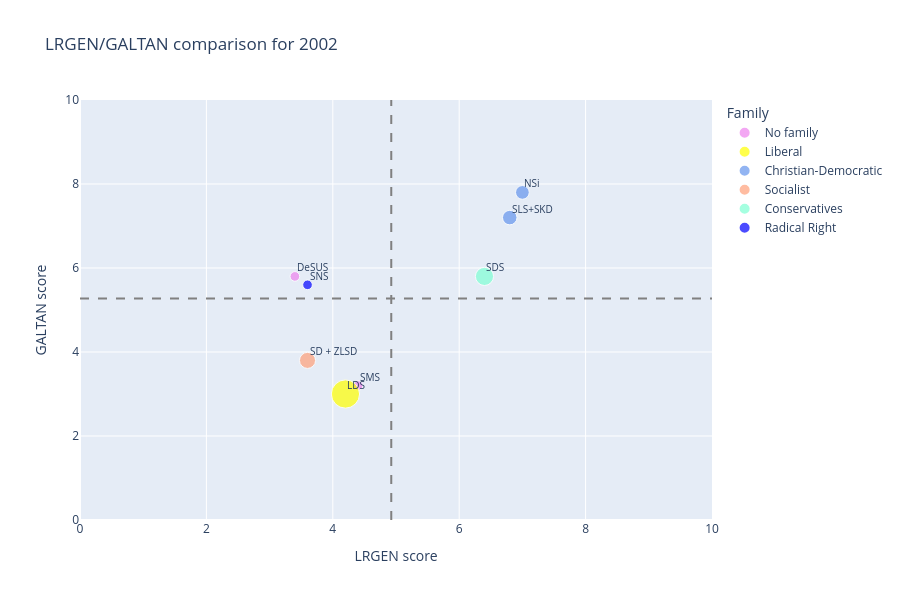
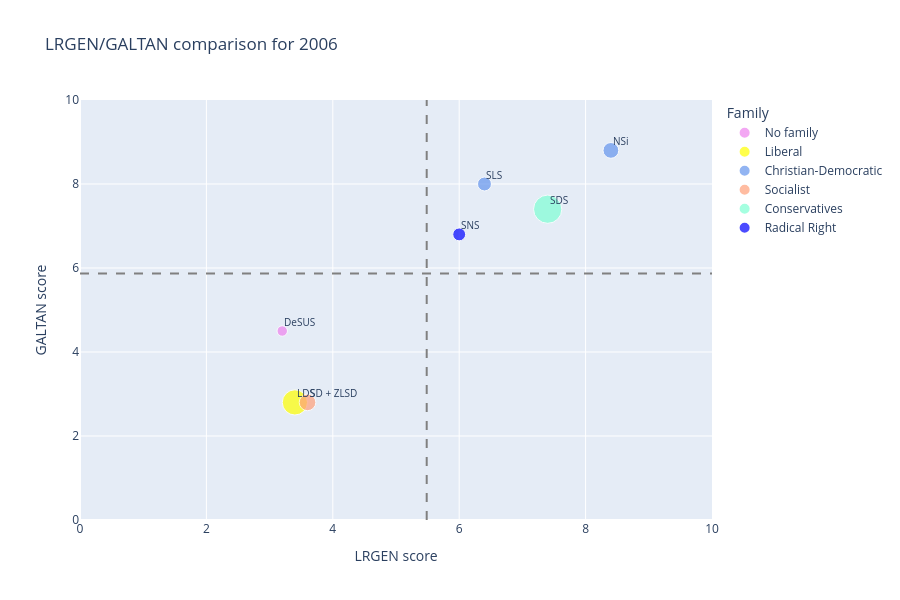
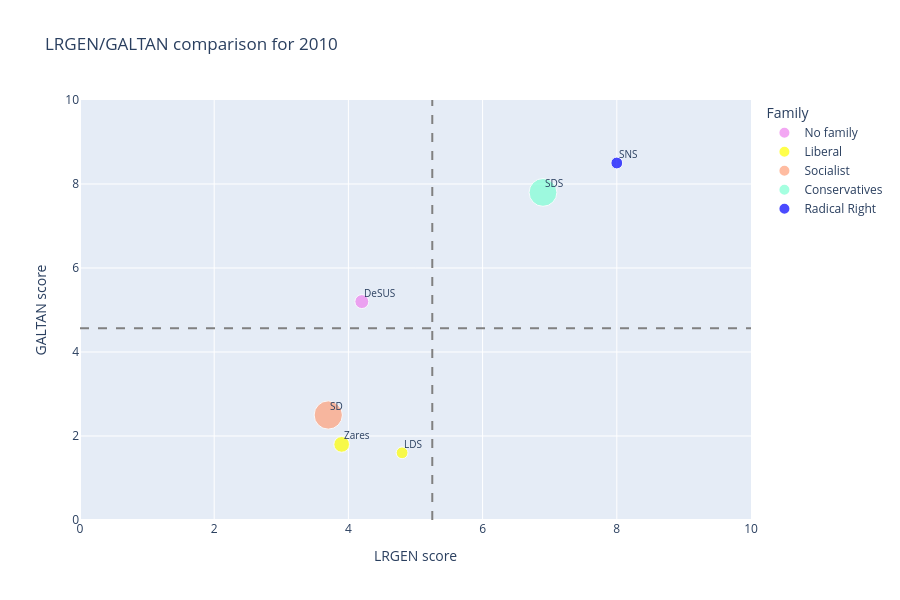
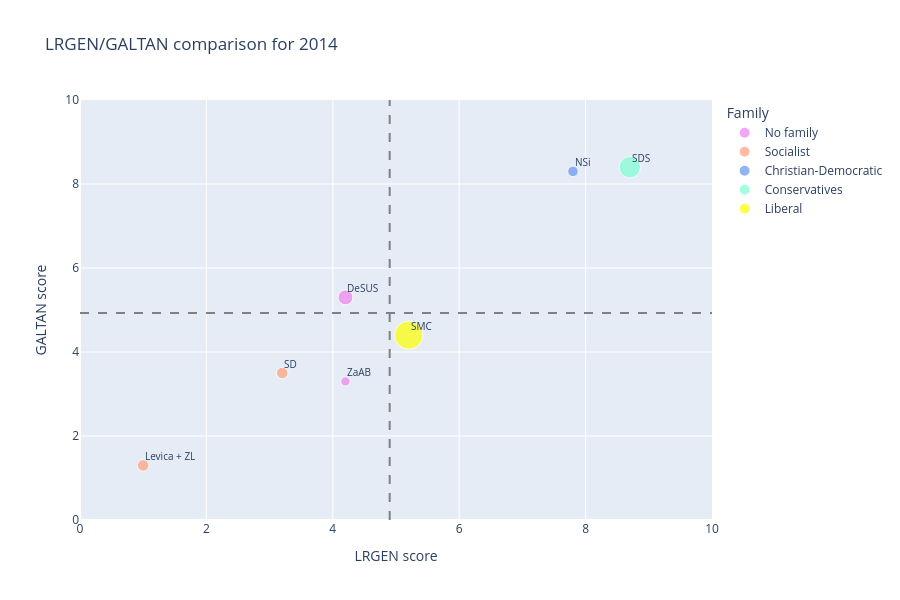

The cell these charts' notebook holds for them, in order:
### Markdown cell above
### LRGEN and GALTAN comparison

### Code cell
#Inspection of the 2019 data
df["year"] = df["year"].astype(float)
years = [2002, 2006, 2010, 2014, 2019]
df["seat"] = df["seat"].astype(float)

color_map = {
    "Radical Right":"blue", 
    "Conservatives":"aquamarine",
    "Liberal":"yellow", 
    "Christian-Democratic":"cornflowerblue",
    "Socialist":"lightsalmon", 
    "Radical Left":"coral", 
    "Green":"green", 
    "Regionalist":"lightcyan", 
    "No family":"violet", 
    "Confessional":"aqua", 
    "Agrarian/Center":"violet"
}

for year in years:
    df_year = df[df["year"]== year]
    df_year = df_year[df_year["seat"]!=0]
    fig = px.scatter(
        df_year, 
        x="lrgen", 
        y="galtan", 
        size="seat",
        color="family", 
        hover_name="parlamint",
        color_discrete_map=color_map,   
        title=f"LRGEN/GALTAN comparison for {year}",
    )
    fig.update_layout(
        height=600,
        width=900,
        xaxis_title="LRGEN score", 
        yaxis_title="GALTAN score",
        xaxis=dict(range=[0, 10]), 
        yaxis=dict(range=[0, 10]),
        legend_title_text="Family"
    )
    fig.add_shape(
        type="line",
        x0=0,
        x1=10,
        y0=df_year["galtan"].mean(),
        y1=df_year["galtan"].mean(),
        line=dict(dash="dash", color="gray")
    )
    fig.add_shape(
        type="line",
        x0=df_year["lrgen"].mean(),
        x1=df_year["lrgen"].mean(),
        y0=0,
        y1=10,
        line=dict(dash="dash", color="gray")
    )

    for i, row in df_year.iterrows():
        fig.add_annotation(
            x=row["lrgen"],
            y=row["galtan"],
            text=row["parlamint"],
            showarrow=False,
            font=dict(size=10),
            xanchor="left",
            yanchor="bottom"
        )

    
    
    fig.show()

### Figure 1 — Plotly figure (JSON) as saved in the notebook; plotly's stock layout.template omitted (floating-point values rounded to 4 significant figures)
{"data": [{"hovertemplate": "<b>%{hovertext}</b><br><br>family=No family<br>lrgen=%{x}<br>galtan=%{y}<br>seat=%{marker.size}<extra></extra>", "hovertext": ["DeSUS", "SMS"], "legendgroup": "No family", "marker": {"color": "violet", "size": [4.4, 4.4], "sizemode": "area", "sizeref": 0.0945, "symbol": "circle"}, "mode": "markers", "name": "No family", "orientation": "v", "showlegend": true, "type": "scatter", "x": [3.4, 4.4], "xaxis": "x", "y": [5.8, 3.2], "yaxis": "y"}, {"hovertemplate": "<b>%{hovertext}</b><br><br>family=Liberal<br>lrgen=%{x}<br>galtan=%{y}<br>seat=%{marker.size}<extra></extra>", "hovertext": ["LDS"], "legendgroup": "Liberal", "marker": {"color": "yellow", "size": [37.8], "sizemode": "area", "sizeref": 0.0945, "symbol": "circle"}, "mode": "markers", "name": "Liberal", "orientation": "v", "showlegend": true, "type": "scatter", "x": [4.2], "xaxis": "x", "y": [3.0], "yaxis": "y"}, {"hovertemplate": "<b>%{hovertext}</b><br><br>family=Christian-Democratic<br>lrgen=%{x}<br>galtan=%{y}<br>seat=%{marker.size}<extra></extra>", "hovertext": ["NSi", "SLS+SKD"], "legendgroup": "Christian-Democratic", "marker": {"color": "cornflowerblue", "size": [8.9, 10.0], "sizemode": "area", "sizeref": 0.0945, "symbol": "circle"}, "mode": "markers", "name": "Christian-Democratic", "orientation": "v", "showlegend": true, "type": "scatter", "x": [7.0, 6.8], "xaxis": "x", "y": [7.8, 7.2], "yaxis": "y"}, {"hovertemplate": "<b>%{hovertext}</b><br><br>family=Socialist<br>lrgen=%{x}<br>galtan=%{y}<br>seat=%{marker.size}<extra></extra>", "hovertext": ["SD + ZLSD"], "legendgroup": "Socialist", "marker": {"color": "lightsalmon", "size": [12.2], "sizemode": "area", "sizeref": 0.0945, "symbol": "circle"}, "mode": "markers", "name": "Socialist", "orientation": "v", "showlegend": true, "type": "scatter", "x": [3.6], "xaxis": "x", "y": [3.8], "yaxis": "y"}, {"hovertemplate": "<b>%{hovertext}</b><br><br>family=Conservatives<br>lrgen=%{x}<br>galtan=%{y}<br>seat=%{marker.size}<extra></extra>", "hovertext": ["SDS"], "legendgroup": "Conservatives", "marker": {"color": "aquamarine", "size": [15.6], "sizemode": "area", "sizeref": 0.0945, "symbol": "circle"}, "mode": "markers", "name": "Conservatives", "orientation": "v", "showlegend": true, "type": "scatter", "x": [6.4], "xaxis": "x", "y": [5.8], "yaxis": "y"}, {"hovertemplate": "<b>%{hovertext}</b><br><br>family=Radical Right<br>lrgen=%{x}<br>galtan=%{y}<br>seat=%{marker.size}<extra></extra>", "hovertext": ["SNS"], "legendgroup": "Radical Right", "marker": {"color": "blue", "size": [4.4], "sizemode": "area", "sizeref": 0.0945, "symbol": "circle"}, "mode": "markers", "name": "Radical Right", "orientation": "v", "showlegend": true, "type": "scatter", "x": [3.6], "xaxis": "x", "y": [5.6], "yaxis": "y"}], "layout": {"annotations": [{"font": {"size": 10}, "showarrow": false, "text": "DeSUS", "x": 3.4, "xanchor": "left", "y": 5.8, "yanchor": "bottom"}, {"font": {"size": 10}, "showarrow": false, "text": "LDS", "x": 4.2, "xanchor": "left", "y": 3, "yanchor": "bottom"}, {"font": {"size": 10}, "showarrow": false, "text": "NSi", "x": 7, "xanchor": "left", "y": 7.8, "yanchor": "bottom"}, {"font": {"size": 10}, "showarrow": false, "text": "SD + ZLSD", "x": 3.6, "xanchor": "left", "y": 3.8, "yanchor": "bottom"}, {"font": {"size": 10}, "showarrow": false, "text": "SDS", "x": 6.4, "xanchor": "left", "y": 5.8, "yanchor": "bottom"}, {"font": {"size": 10}, "showarrow": false, "text": "SLS+SKD", "x": 6.8, "xanchor": "left", "y": 7.2, "yanchor": "bottom"}, {"font": {"size": 10}, "showarrow": false, "text": "SMS", "x": 4.4, "xanchor": "left", "y": 3.2, "yanchor": "bottom"}, {"font": {"size": 10}, "showarrow": false, "text": "SNS", "x": 3.6, "xanchor": "left", "y": 5.6, "yanchor": "bottom"}], "height": 600, "legend": {"itemsizing": "constant", "title": {"text": "Family"}, "tracegroupgap": 0}, "shapes": [{"line": {"color": "gray", "dash": "dash"}, "type": "line", "x0": 0, "x1": 10, "y0": 5.275, "y1": 5.275}, {"line": {"color": "gray", "dash": "dash"}, "type": "line", "x0": 4.925, "x1": 4.925, "y0": 0, "y1": 10}], "title": {"text": "LRGEN/GALTAN comparison for 2002"}, "width": 900, "xaxis": {"anchor": "y", "domain": [0, 1], "range": [0, 10], "title": {"text": "LRGEN score"}}, "yaxis": {"anchor": "x", "domain": [0, 1], "range": [0, 10], "title": {"text": "GALTAN score"}}}}

### Figure 2 — Plotly figure (JSON) as saved in the notebook; plotly's stock layout.template omitted (floating-point values rounded to 4 significant figures)
{"data": [{"hovertemplate": "<b>%{hovertext}</b><br><br>family=No family<br>lrgen=%{x}<br>galtan=%{y}<br>seat=%{marker.size}<extra></extra>", "hovertext": ["DeSUS"], "legendgroup": "No family", "marker": {"color": "violet", "size": [4.4], "sizemode": "area", "sizeref": 0.0805, "symbol": "circle"}, "mode": "markers", "name": "No family", "orientation": "v", "showlegend": true, "type": "scatter", "x": [3.2], "xaxis": "x", "y": [4.5], "yaxis": "y"}, {"hovertemplate": "<b>%{hovertext}</b><br><br>family=Liberal<br>lrgen=%{x}<br>galtan=%{y}<br>seat=%{marker.size}<extra></extra>", "hovertext": ["LDS"], "legendgroup": "Liberal", "marker": {"color": "yellow", "size": [25.6], "sizemode": "area", "sizeref": 0.0805, "symbol": "circle"}, "mode": "markers", "name": "Liberal", "orientation": "v", "showlegend": true, "type": "scatter", "x": [3.4], "xaxis": "x", "y": [2.8], "yaxis": "y"}, {"hovertemplate": "<b>%{hovertext}</b><br><br>family=Christian-Democratic<br>lrgen=%{x}<br>galtan=%{y}<br>seat=%{marker.size}<extra></extra>", "hovertext": ["NSi", "SLS"], "legendgroup": "Christian-Democratic", "marker": {"color": "cornflowerblue", "size": [10.0, 7.8], "sizemode": "area", "sizeref": 0.0805, "symbol": "circle"}, "mode": "markers", "name": "Christian-Democratic", "orientation": "v", "showlegend": true, "type": "scatter", "x": [8.4, 6.4], "xaxis": "x", "y": [8.8, 8.0], "yaxis": "y"}, {"hovertemplate": "<b>%{hovertext}</b><br><br>family=Socialist<br>lrgen=%{x}<br>galtan=%{y}<br>seat=%{marker.size}<extra></extra>", "hovertext": ["SD + ZLSD"], "legendgroup": "Socialist", "marker": {"color": "lightsalmon", "size": [11.1], "sizemode": "area", "sizeref": 0.0805, "symbol": "circle"}, "mode": "markers", "name": "Socialist", "orientation": "v", "showlegend": true, "type": "scatter", "x": [3.6], "xaxis": "x", "y": [2.8], "yaxis": "y"}, {"hovertemplate": "<b>%{hovertext}</b><br><br>family=Conservatives<br>lrgen=%{x}<br>galtan=%{y}<br>seat=%{marker.size}<extra></extra>", "hovertext": ["SDS"], "legendgroup": "Conservatives", "marker": {"color": "aquamarine", "size": [32.2], "sizemode": "area", "sizeref": 0.0805, "symbol": "circle"}, "mode": "markers", "name": "Conservatives", "orientation": "v", "showlegend": true, "type": "scatter", "x": [7.4], "xaxis": "x", "y": [7.4], "yaxis": "y"}, {"hovertemplate": "<b>%{hovertext}</b><br><br>family=Radical Right<br>lrgen=%{x}<br>galtan=%{y}<br>seat=%{marker.size}<extra></extra>", "hovertext": ["SNS"], "legendgroup": "Radical Right", "marker": {"color": "blue", "size": [6.7], "sizemode": "area", "sizeref": 0.0805, "symbol": "circle"}, "mode": "markers", "name": "Radical Right", "orientation": "v", "showlegend": true, "type": "scatter", "x": [6.0], "xaxis": "x", "y": [6.8], "yaxis": "y"}], "layout": {"annotations": [{"font": {"size": 10}, "showarrow": false, "text": "DeSUS", "x": 3.2, "xanchor": "left", "y": 4.5, "yanchor": "bottom"}, {"font": {"size": 10}, "showarrow": false, "text": "LDS", "x": 3.4, "xanchor": "left", "y": 2.8, "yanchor": "bottom"}, {"font": {"size": 10}, "showarrow": false, "text": "NSi", "x": 8.4, "xanchor": "left", "y": 8.8, "yanchor": "bottom"}, {"font": {"size": 10}, "showarrow": false, "text": "SD + ZLSD", "x": 3.6, "xanchor": "left", "y": 2.8, "yanchor": "bottom"}, {"font": {"size": 10}, "showarrow": false, "text": "SDS", "x": 7.4, "xanchor": "left", "y": 7.4, "yanchor": "bottom"}, {"font": {"size": 10}, "showarrow": false, "text": "SLS", "x": 6.4, "xanchor": "left", "y": 8, "yanchor": "bottom"}, {"font": {"size": 10}, "showarrow": false, "text": "SNS", "x": 6, "xanchor": "left", "y": 6.8, "yanchor": "bottom"}], "height": 600, "legend": {"itemsizing": "constant", "title": {"text": "Family"}, "tracegroupgap": 0}, "shapes": [{"line": {"color": "gray", "dash": "dash"}, "type": "line", "x0": 0, "x1": 10, "y0": 5.871, "y1": 5.871}, {"line": {"color": "gray", "dash": "dash"}, "type": "line", "x0": 5.486, "x1": 5.486, "y0": 0, "y1": 10}], "title": {"text": "LRGEN/GALTAN comparison for 2006"}, "width": 900, "xaxis": {"anchor": "y", "domain": [0, 1], "range": [0, 10], "title": {"text": "LRGEN score"}}, "yaxis": {"anchor": "x", "domain": [0, 1], "range": [0, 10], "title": {"text": "GALTAN score"}}}}

### Figure 3 — Plotly figure (JSON) as saved in the notebook; plotly's stock layout.template omitted (floating-point values rounded to 4 significant figures)
{"data": [{"hovertemplate": "<b>%{hovertext}</b><br><br>family=No family<br>lrgen=%{x}<br>galtan=%{y}<br>seat=%{marker.size}<extra></extra>", "hovertext": ["DeSUS"], "legendgroup": "No family", "marker": {"color": "violet", "size": [7.8], "sizemode": "area", "sizeref": 0.0805, "symbol": "circle"}, "mode": "markers", "name": "No family", "orientation": "v", "showlegend": true, "type": "scatter", "x": [4.2], "xaxis": "x", "y": [5.2], "yaxis": "y"}, {"hovertemplate": "<b>%{hovertext}</b><br><br>family=Liberal<br>lrgen=%{x}<br>galtan=%{y}<br>seat=%{marker.size}<extra></extra>", "hovertext": ["LDS", "Zares"], "legendgroup": "Liberal", "marker": {"color": "yellow", "size": [5.6, 10.0], "sizemode": "area", "sizeref": 0.0805, "symbol": "circle"}, "mode": "markers", "name": "Liberal", "orientation": "v", "showlegend": true, "type": "scatter", "x": [4.8, 3.9], "xaxis": "x", "y": [1.6, 1.8], "yaxis": "y"}, {"hovertemplate": "<b>%{hovertext}</b><br><br>family=Socialist<br>lrgen=%{x}<br>galtan=%{y}<br>seat=%{marker.size}<extra></extra>", "hovertext": ["SD"], "legendgroup": "Socialist", "marker": {"color": "lightsalmon", "size": [32.2], "sizemode": "area", "sizeref": 0.0805, "symbol": "circle"}, "mode": "markers", "name": "Socialist", "orientation": "v", "showlegend": true, "type": "scatter", "x": [3.7], "xaxis": "x", "y": [2.5], "yaxis": "y"}, {"hovertemplate": "<b>%{hovertext}</b><br><br>family=Conservatives<br>lrgen=%{x}<br>galtan=%{y}<br>seat=%{marker.size}<extra></extra>", "hovertext": ["SDS"], "legendgroup": "Conservatives", "marker": {"color": "aquamarine", "size": [31.1], "sizemode": "area", "sizeref": 0.0805, "symbol": "circle"}, "mode": "markers", "name": "Conservatives", "orientation": "v", "showlegend": true, "type": "scatter", "x": [6.9], "xaxis": "x", "y": [7.8], "yaxis": "y"}, {"hovertemplate": "<b>%{hovertext}</b><br><br>family=Radical Right<br>lrgen=%{x}<br>galtan=%{y}<br>seat=%{marker.size}<extra></extra>", "hovertext": ["SNS"], "legendgroup": "Radical Right", "marker": {"color": "blue", "size": [5.6], "sizemode": "area", "sizeref": 0.0805, "symbol": "circle"}, "mode": "markers", "name": "Radical Right", "orientation": "v", "showlegend": true, "type": "scatter", "x": [8.0], "xaxis": "x", "y": [8.5], "yaxis": "y"}], "layout": {"annotations": [{"font": {"size": 10}, "showarrow": false, "text": "DeSUS", "x": 4.2, "xanchor": "left", "y": 5.2, "yanchor": "bottom"}, {"font": {"size": 10}, "showarrow": false, "text": "LDS", "x": 4.8, "xanchor": "left", "y": 1.6, "yanchor": "bottom"}, {"font": {"size": 10}, "showarrow": false, "text": "SD", "x": 3.7, "xanchor": "left", "y": 2.5, "yanchor": "bottom"}, {"font": {"size": 10}, "showarrow": false, "text": "SDS", "x": 6.9, "xanchor": "left", "y": 7.8, "yanchor": "bottom"}, {"font": {"size": 10}, "showarrow": false, "text": "SNS", "x": 8, "xanchor": "left", "y": 8.5, "yanchor": "bottom"}, {"font": {"size": 10}, "showarrow": false, "text": "Zares", "x": 3.9, "xanchor": "left", "y": 1.8, "yanchor": "bottom"}], "height": 600, "legend": {"itemsizing": "constant", "title": {"text": "Family"}, "tracegroupgap": 0}, "shapes": [{"line": {"color": "gray", "dash": "dash"}, "type": "line", "x0": 0, "x1": 10, "y0": 4.567, "y1": 4.567}, {"line": {"color": "gray", "dash": "dash"}, "type": "line", "x0": 5.25, "x1": 5.25, "y0": 0, "y1": 10}], "title": {"text": "LRGEN/GALTAN comparison for 2010"}, "width": 900, "xaxis": {"anchor": "y", "domain": [0, 1], "range": [0, 10], "title": {"text": "LRGEN score"}}, "yaxis": {"anchor": "x", "domain": [0, 1], "range": [0, 10], "title": {"text": "GALTAN score"}}}}

### Figure 4 — Plotly figure (JSON) as saved in the notebook; plotly's stock layout.template omitted (floating-point values rounded to 4 significant figures)
{"data": [{"hovertemplate": "<b>%{hovertext}</b><br><br>family=No family<br>lrgen=%{x}<br>galtan=%{y}<br>seat=%{marker.size}<extra></extra>", "hovertext": ["DeSUS", "ZaAB"], "legendgroup": "No family", "marker": {"color": "violet", "size": [11.1, 4.4], "sizemode": "area", "sizeref": 0.1, "symbol": "circle"}, "mode": "markers", "name": "No family", "orientation": "v", "showlegend": true, "type": "scatter", "x": [4.2, 4.2], "xaxis": "x", "y": [5.3, 3.3], "yaxis": "y"}, {"hovertemplate": "<b>%{hovertext}</b><br><br>family=Socialist<br>lrgen=%{x}<br>galtan=%{y}<br>seat=%{marker.size}<extra></extra>", "hovertext": ["Levica + ZL", "SD"], "legendgroup": "Socialist", "marker": {"color": "lightsalmon", "size": [6.7, 6.7], "sizemode": "area", "sizeref": 0.1, "symbol": "circle"}, "mode": "markers", "name": "Socialist", "orientation": "v", "showlegend": true, "type": "scatter", "x": [1.0, 3.2], "xaxis": "x", "y": [1.3, 3.5], "yaxis": "y"}, {"hovertemplate": "<b>%{hovertext}</b><br><br>family=Christian-Democratic<br>lrgen=%{x}<br>galtan=%{y}<br>seat=%{marker.size}<extra></extra>", "hovertext": ["NSi"], "legendgroup": "Christian-Democratic", "marker": {"color": "cornflowerblue", "size": [5.6], "sizemode": "area", "sizeref": 0.1, "symbol": "circle"}, "mode": "markers", "name": "Christian-Democratic", "orientation": "v", "showlegend": true, "type": "scatter", "x": [7.8], "xaxis": "x", "y": [8.3], "yaxis": "y"}, {"hovertemplate": "<b>%{hovertext}</b><br><br>family=Conservatives<br>lrgen=%{x}<br>galtan=%{y}<br>seat=%{marker.size}<extra></extra>", "hovertext": ["SDS"], "legendgroup": "Conservatives", "marker": {"color": "aquamarine", "size": [23.3], "sizemode": "area", "sizeref": 0.1, "symbol": "circle"}, "mode": "markers", "name": "Conservatives", "orientation": "v", "showlegend": true, "type": "scatter", "x": [8.7], "xaxis": "x", "y": [8.4], "yaxis": "y"}, {"hovertemplate": "<b>%{hovertext}</b><br><br>family=Liberal<br>lrgen=%{x}<br>galtan=%{y}<br>seat=%{marker.size}<extra></extra>", "hovertext": ["SMC"], "legendgroup": "Liberal", "marker": {"color": "yellow", "size": [40.0], "sizemode": "area", "sizeref": 0.1, "symbol": "circle"}, "mode": "markers", "name": "Liberal", "orientation": "v", "showlegend": true, "type": "scatter", "x": [5.2], "xaxis": "x", "y": [4.4], "yaxis": "y"}], "layout": {"annotations": [{"font": {"size": 10}, "showarrow": false, "text": "DeSUS", "x": 4.2, "xanchor": "left", "y": 5.3, "yanchor": "bottom"}, {"font": {"size": 10}, "showarrow": false, "text": "Levica + ZL", "x": 1, "xanchor": "left", "y": 1.3, "yanchor": "bottom"}, {"font": {"size": 10}, "showarrow": false, "text": "NSi", "x": 7.8, "xanchor": "left", "y": 8.3, "yanchor": "bottom"}, {"font": {"size": 10}, "showarrow": false, "text": "SD", "x": 3.2, "xanchor": "left", "y": 3.5, "yanchor": "bottom"}, {"font": {"size": 10}, "showarrow": false, "text": "SDS", "x": 8.7, "xanchor": "left", "y": 8.4, "yanchor": "bottom"}, {"font": {"size": 10}, "showarrow": false, "text": "SMC", "x": 5.2, "xanchor": "left", "y": 4.4, "yanchor": "bottom"}, {"font": {"size": 10}, "showarrow": false, "text": "ZaAB", "x": 4.2, "xanchor": "left", "y": 3.3, "yanchor": "bottom"}], "height": 600, "legend": {"itemsizing": "constant", "title": {"text": "Family"}, "tracegroupgap": 0}, "shapes": [{"line": {"color": "gray", "dash": "dash"}, "type": "line", "x0": 0, "x1": 10, "y0": 4.929, "y1": 4.929}, {"line": {"color": "gray", "dash": "dash"}, "type": "line", "x0": 4.9, "x1": 4.9, "y0": 0, "y1": 10}], "title": {"text": "LRGEN/GALTAN comparison for 2014"}, "width": 900, "xaxis": {"anchor": "y", "domain": [0, 1], "range": [0, 10], "title": {"text": "LRGEN score"}}, "yaxis": {"anchor": "x", "domain": [0, 1], "range": [0, 10], "title": {"text": "GALTAN score"}}}}
